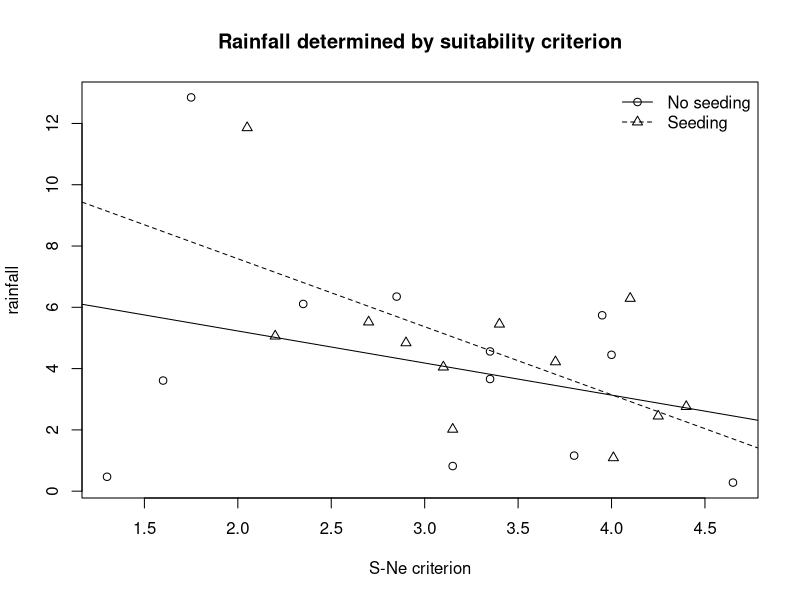
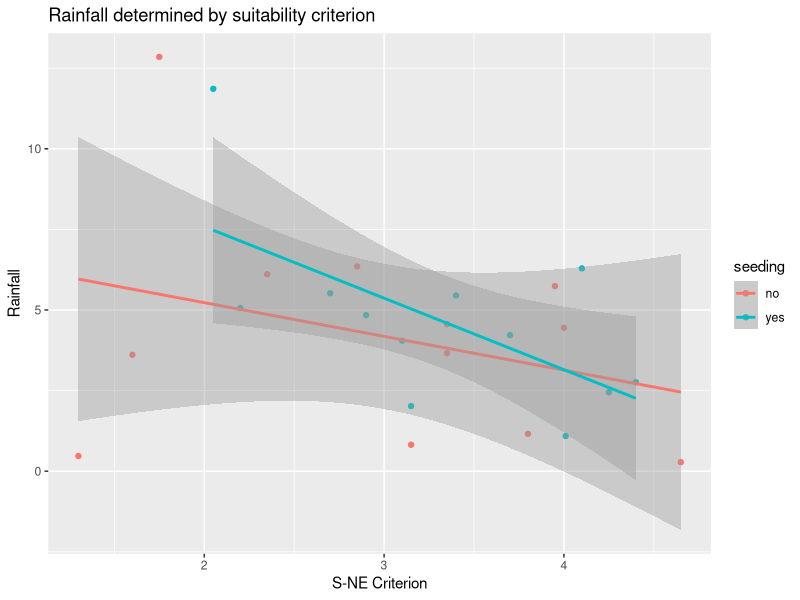
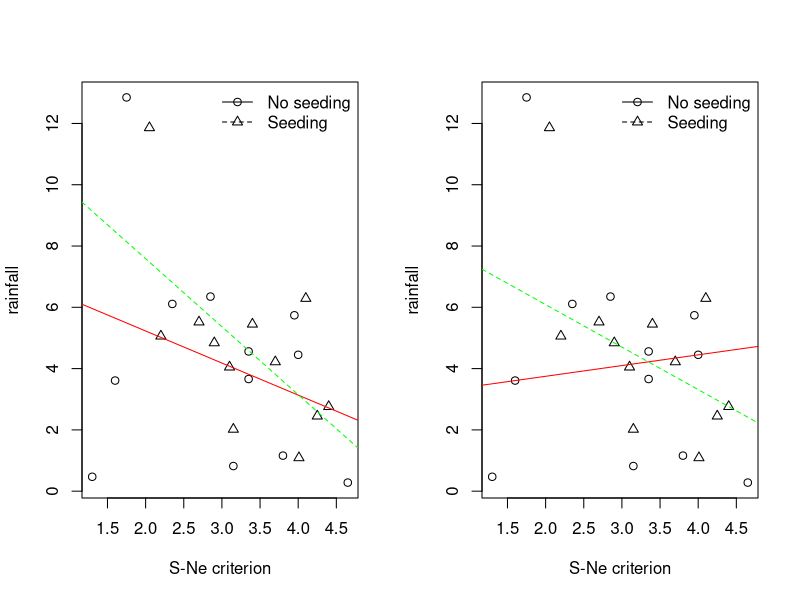
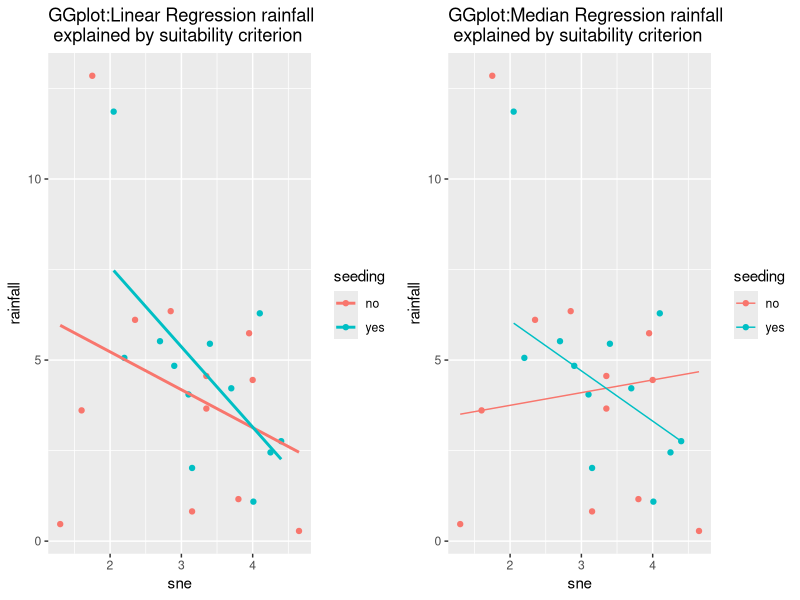
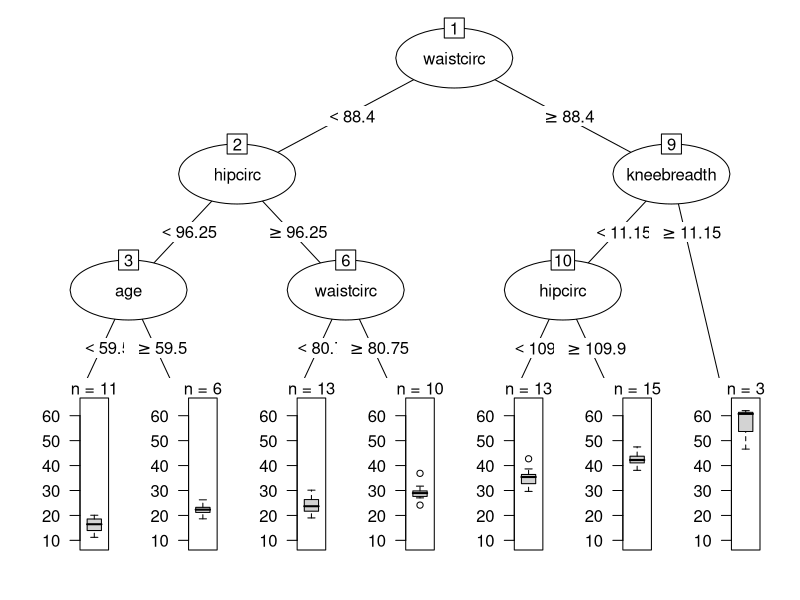
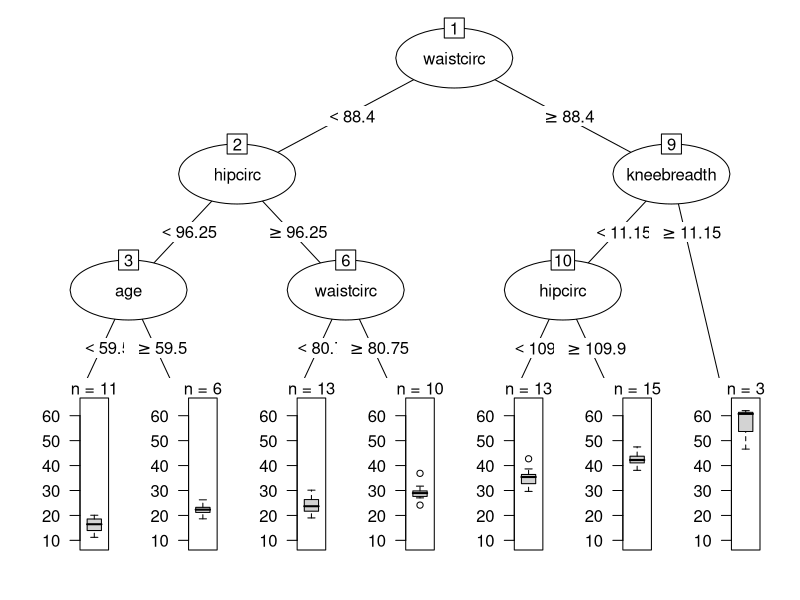
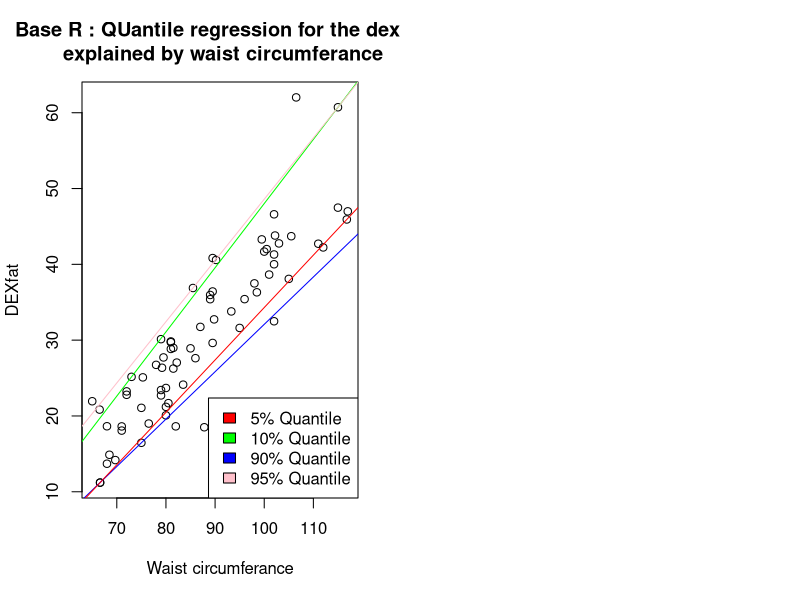
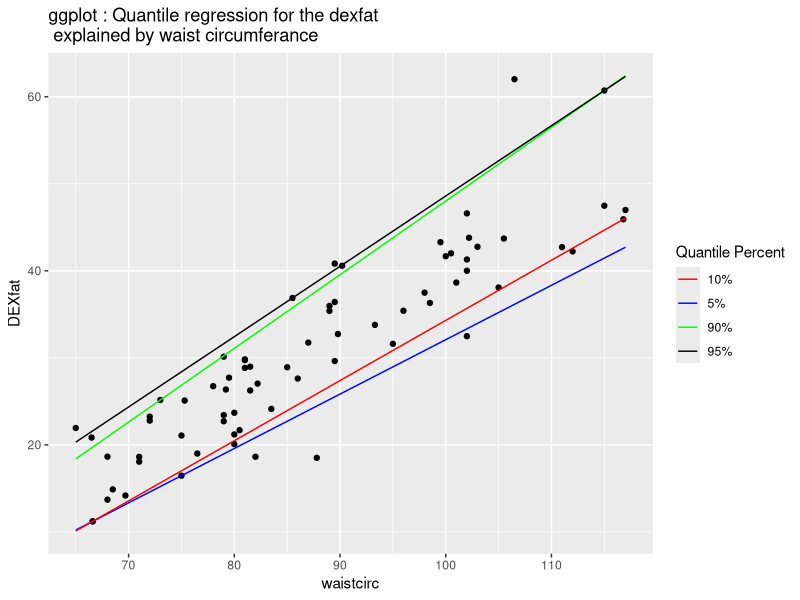

Write the R code that produced these figures, in order.
## ---- chunk 1
knitr::opts_chunk$set(message=F,warning=F,echo=F,fig_height=10,fig_width=7,cache = F)
## ---- chunk 2
library(quantreg)
library(ggplot2)
library("gridExtra")
data("clouds", package = "HSAUR3")


clouds_formula <- rainfall ~ seeding + seeding:(sne + cloudcover + prewetness + echomotion) + time
che.lm <- lm(clouds_formula, data = clouds)
summary(che.lm)
cat("The seedingyes variable is the most significant variable in the model followed by seedingyes:sne")


# Median regression 
cat("Now we choose continous variable sne to fit our linear model")
med_reg <- rq(rainfall ~ sne, data = clouds, tau= 0.5)
# To see the P-values
summary(med_reg, se = "boot")
# To see the coffecients
# summary(med_reg)



# Linear regression
cat("Now we choose continous variable sne to fit our linear model")
lin_reg <- lm(rainfall~sne, data = clouds)
summary(lin_reg)



# MSE for the models 
MSE.med <- mean((predict(med_reg, data = clouds, type = "response")-clouds$rainfall)^2)
MSE.lm <- mean((predict(lin_reg, data = clouds)-clouds$rainfall)^2)

# Creating the table for the errors
final.data <- cbind(MSE.med, MSE.lm)
colnames(final.data) <- c("MSE of Median Regression", "MSE of Linear regression")
knitr::kable(final.data, digits = 3, caption = "MSE for the Median and linear Regression")


# Base R 
psymb <- as.numeric(clouds$seeding)
plot(rainfall ~ sne,
     main = ("Rainfall determined by suitability criterion"), data = clouds, pch = psymb,
xlab = "S-Ne criterion")
abline(lm(rainfall ~ sne, data = clouds,
subset = seeding == "no"))
abline(lm(rainfall ~ sne, data = clouds,
subset = seeding == "yes"), lty = 2)
legend("topright", legend = c("No seeding", "Seeding"),
pch = 1:2, lty = 1:2, bty = "n")

# Ggplot
ggplot(data=clouds, aes(x=sne, y=rainfall, col=seeding)) +
  geom_point() + geom_smooth(method='lm') +
  labs(title='Rainfall determined by suitability criterion',x='S-NE Criterion', 
       y='Rainfall')

# Graphical comaprision using Base R
layout(matrix(1:2,ncol=2))
psymb <- as.numeric(clouds$seeding)
plot(rainfall ~ sne, data = clouds, pch = psymb,
xlab = "S-Ne criterion")
abline(lm(rainfall ~ sne, data = clouds,
subset = seeding == "no"), col = "Red")
abline(lm(rainfall ~ sne, data = clouds,
subset = seeding == "yes"),col = "Green", lty = 2)
legend("topright", legend = c("No seeding", "Seeding"),
pch = 1:2, lty = 1:2, bty = "n")

plot(rainfall ~ sne, data = clouds, pch = psymb,
xlab = "S-Ne criterion")
abline(rq(rainfall ~ sne, data = clouds, tau = 0.5,
subset = seeding == "no"),col = "Red")
abline(rq(rainfall ~ sne, data = clouds,tau = 0.5,
subset = seeding == "yes"),col = "Green", lty = 2)
legend("topright", legend = c("No seeding", "Seeding"),
pch = 1:2, lty = 1:2, bty = "n")



# Graphical comparision in GGplot
gg_lm <- ggplot(clouds, aes(x = sne,y = rainfall, col = seeding))+ geom_point()+ geom_smooth(method='lm',se=FALSE)+
  labs(title = "GGplot:Linear Regression rainfall \n explained by suitability criterion", 
       xlab = "S-Ne ", ylab = "Rainfall" )

gg_med <- ggplot(clouds, aes(x = sne,y = rainfall, col = seeding))+ geom_point()+ 
  labs(title = "GGplot:Median Regression rainfall \n explained by suitability criterion", 
       xlab = "S-Ne ", ylab = "Rainfall" )+
  stat_quantile(quantiles=c(0.50), method='rq')


grid.arrange(gg_lm, gg_med, ncol= 2)


# referance : Brian S. Everitt, Torsten Hothorn - A handbook of statistical analyses using R-CRC 
# (2010)
# https://rstudio.com/wp-content/uploads/2016/11/ggplot2-cheatsheet-2.1.pdf

## ---- chunk 3
library(rpart)
library(partykit)
data(bodyfat, package = "TH.data")
bodfat_rpart <- rpart(DEXfat ~ age + waistcirc + hipcirc + elbowbreadth + kneebreadth, data = bodyfat, control = rpart.control(minsplit = 10))

# summary(bodfat_rpart)
plot(as.party(bodfat_rpart), tp_args = list(id = FALSE))

cat("CP table for the bodyfat")
print(bodfat_rpart$cptable)
 
min_cp <- which.min(bodfat_rpart$cptable[,"xerror"])
paste("CP value with the lowest xerror is: ",min_cp)
 
# extract the CP
cat("extracting the variable with the lowest xerror") 
cp <- bodfat_rpart$cptable[min_cp, "CP"]
bodyfat_prune <- prune(bodfat_rpart, cp = cp)

cat("Predicting the pruned regression tree of bodyfat data")
reg_tree <- predict(bodyfat_prune, data = bodyfat)

# Calculating MSE for the regression Tree
observed <- bodyfat$DEXfat
predict <- reg_tree
Reg_MSE <- mean((observed - predict)^2)

cat("Based on the pruning, plotting the regression tree")
plot(as.party(bodyfat_prune), tp_args = list(id = FALSE))


# Median regression model
bodyfat_medreg <- rq(DEXfat ~ age + waistcirc + hipcirc + elbowbreadth + kneebreadth, data=bodyfat, tau = 0.50)
summary(bodyfat_medreg)
med_reg_MSE<-  mean(bodyfat_medreg$residuals^2)


data_final <- cbind(Reg_MSE, med_reg_MSE)
colnames(data_final) <- c("MSE of Regression tree", "MSE of Median regression")
knitr::kable(data_final, digits = 3, caption = "MSE for the regression tree and median Regression")


# referance : Brian S. Everitt, Torsten Hothorn - A handbook of statistical analyses using R-CRC 
# (2010)
# https://stats.stackexchange.com/questions/110999/r-confused-on-residual-terminology
# dr. Saunders slides
## ---- chunk 4
cat("Although we can choose waistcirc or hipcirc from the above pruned regression tree
    because it explaines the maximun data but I also want to choose by linear regression")

# For linear regression

bodyfat_lm <- lm(DEXfat ~ age + waistcirc + hipcirc + elbowbreadth + kneebreadth, data = bodyfat)
summary(bodyfat_lm)

# TAU = c(0.05, 0.10, 0.90, 0.95)

bodyfat_0.05 <- rq(DEXfat ~ age + waistcirc, data = bodyfat,tau = 0.05)
summary(bodyfat_0.05)
bodyfat_0.10 <- rq(DEXfat ~ age + waistcirc, data = bodyfat,tau = 0.10)
summary(bodyfat_0.10)
bodyfat_0.90 <- rq(DEXfat ~ age + waistcirc, data = bodyfat,tau = 0.90)
summary(bodyfat_0.90)
bodyfat_0.95 <- rq(DEXfat ~ age + waistcirc, data = bodyfat,tau = 0.95)
summary(bodyfat_0.95)


# Base plot
plot(DEXfat ~ waistcirc, data = bodyfat, main = "Base R : QUantile regression for the dexfat\n explained by waist circumferance", xlab = "Waist circumferance")
abline(rq(DEXfat ~ waistcirc, data=bodyfat, tau = 0.05), col='blue')
abline(rq(DEXfat ~ waistcirc, data=bodyfat, tau = 0.10), col='Red')
abline(rq(DEXfat ~ waistcirc, data=bodyfat, tau = 0.90), col='Green')
abline(rq(DEXfat ~ waistcirc, data=bodyfat, tau = 0.95), col='Pink')
legend('bottomright', legend = c('5% Quantile', '10% Quantile','90% Quantile', '95% Quantile'),
       fill=c('red','green','blue', 'pink'))



# GGplot

ggplot(bodyfat, aes(x =waistcirc,y = DEXfat))+ geom_point()+
  labs(title = "ggplot : Quantile regression for the dexfat \n explained by waist circumferance", 
  xlab = "Waist Circumferance")+
  stat_quantile(quantiles=c(0.05), method='rq', aes(colour= '5%'))+
  stat_quantile(quantiles=c(0.10), method='rq', aes(colour= '10%'))+
  stat_quantile(quantiles=c(0.90), method='rq', aes(colour= '90%'))+
  stat_quantile(quantiles=c(0.95), method='rq', aes(colour= '95%'))+
  scale_color_manual(name="Quantile Percent", values = c('5%' = "Blue", '10%' = "Red", '90%' = "Green", '95%' = "Black"))
  #scale_color_manual(values = colors)
   
